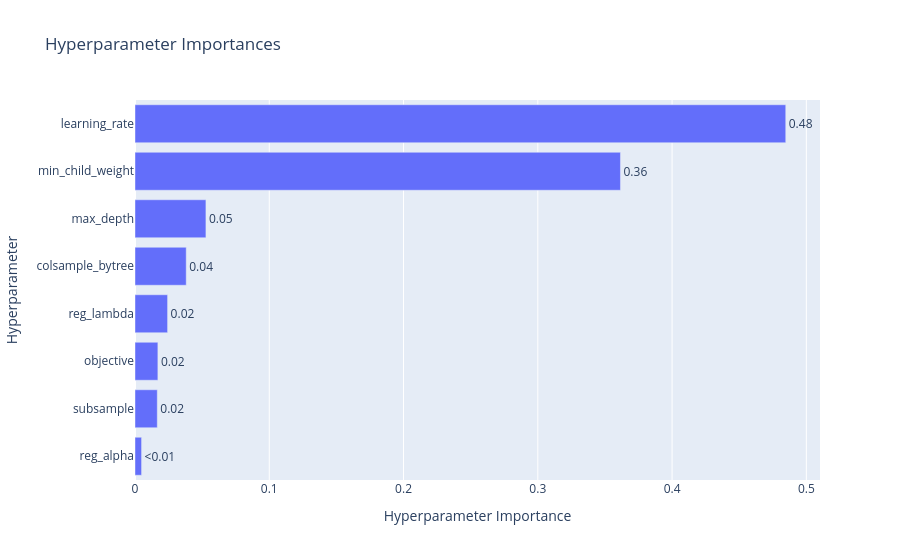

Write notebook code for a chart like this one.
### Code cell
optuna.visualization.plot_param_importances(optuna_study)

### Figure 1 — Plotly figure (JSON) as saved in the notebook; plotly's stock layout.template omitted (floating-point values rounded to 4 significant figures)
{"data": [{"cliponaxis": false, "hovertemplate": ["reg_alpha (FloatDistribution): 0.004891775574877121<extra></extra>", "subsample (FloatDistribution): 0.01660253931404911<extra></extra>", "objective (CategoricalDistribution): 0.01703783094314135<extra></extra>", "reg_lambda (FloatDistribution): 0.024273615970981464<extra></extra>", "colsample_bytree (FloatDistribution): 0.03815401177670598<extra></extra>", "max_depth (IntDistribution): 0.05282897726457967<extra></extra>", "min_child_weight (IntDistribution): 0.36155545063093736<extra></extra>", "learning_rate (FloatDistribution): 0.48465579852472784<extra></extra>"], "name": "Objective Value", "orientation": "h", "text": ["<0.01", "0.02", "0.02", "0.02", "0.04", "0.05", "0.36", "0.48"], "textposition": "outside", "type": "bar", "x": [0.004892, 0.0166, 0.01704, 0.02427, 0.03815, 0.05283, 0.3616, 0.4847], "y": ["reg_alpha", "subsample", "objective", "reg_lambda", "colsample_bytree", "max_depth", "min_child_weight", "learning_rate"]}], "layout": {"title": {"text": "Hyperparameter Importances"}, "xaxis": {"title": {"text": "Hyperparameter Importance"}}, "yaxis": {"title": {"text": "Hyperparameter"}}}}
